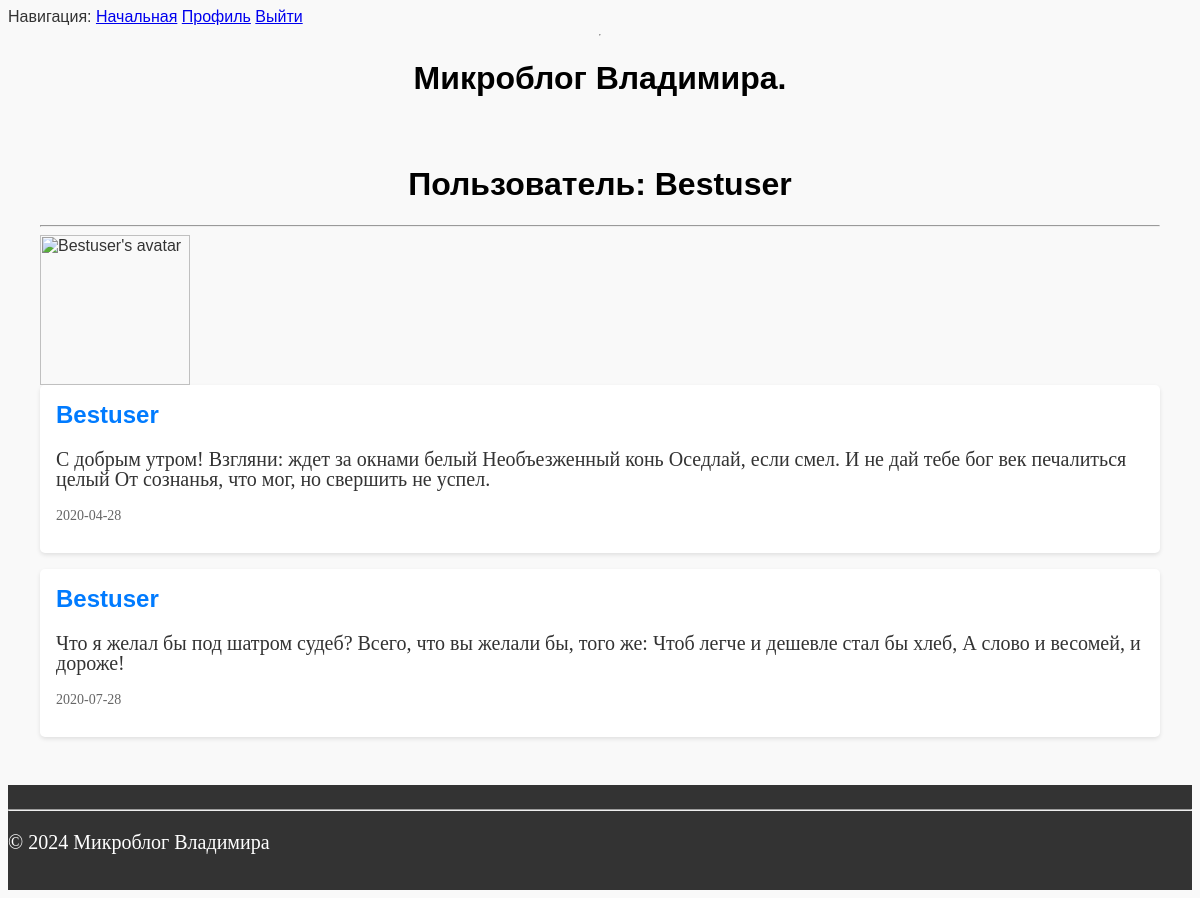
Page /user/Bestuser (signed in) on the committed database.
### app/models.py (models this page shows, shortened)
class User(UserMixin, db.Model):
    id = db.Column(db.Integer, primary_key=True)
    username = db.Column(db.String(80), unique=True, nullable=False)
    email = db.Column(db.String(120), unique=True, nullable=False)
    password_hash = db.Column(db.String(128), nullable=False)
    avatar = db.Column(db.String(120), default='default_avatar.png')
    def avatar_url(self):
        if self.avatar:
            return url_for('static', filename=f'avatars/{self.avatar}')
        return url_for('static', filename='avatars/default_avatar.png')

class Post(db.Model):
    id = db.Column(db.Integer, primary_key=True)
    title = db.Column(db.String(120), nullable=False)
    text = db.Column(db.Text, nullable=False)
    date = db.Column(db.Text, nullable=False)
    user_id = db.Column(db.Integer, db.ForeignKey('user.id'), nullable=False)
    user = db.relationship('User', backref=db.backref('posts', lazy=True))

### app/routes.py (the view)
@app.route('/user/<username>')
@login_required
def user(username):
    user = db.first_or_404(sa.select(User).where(User.username == username))
    posts = Post.query.filter_by(user_id=user.id).all()
    return render_template('user.html', user=user, posts=posts)

### app/models.py (called while the page is built)
@login.user_loader
def load_user(id):
    return db.session.get(User, int(id))

### app/templates/user.html
{% extends "base.html" %}
{% block content %}
    <h1>Пользователь: {{ user.username }}</h1>
    <hr>
    <img src="{{ user.avatar_url() }}" alt="{{ user.username }}'s avatar" width="150" height="150">
    {% for post in posts %}
    <article class="post">
        <h2>{{ post.title }} </h2>
        <p>{{ post.text }}</p>
        <p class="post-meta">{{ post.date }}</p>
    </article>
    {% endfor %}
{% endblock %}

### app/static/css/style.css (style rules this page uses)
body { background-color: #f9f9f9; color: #333; font-family: "Arial", sans-serif }
h1 { color: black; text-align: center; }
p { font-family: Times New Roman; font-size: 20px; }
.post { background-color: #fff; padding: 1rem; margin-bottom: 1rem; border-radius: 5px; box-shadow: 0 2px 4px rgba(0, 0, 0, 0.1) }
.post h2 { margin-top: 0; font-size: 1.5rem; color: #007BFF; }
.post p { line-height: 1.0; }
.post-meta { font-size: 0.875rem; color: #666; margin-top: 1rem; }

### rows in the picture
User: username "Bestuser"
Post: title "Bestuser", text "С добрым утром! Взгляни: ждет за окнами белый Необъезженный конь Оседлай, если смел. И не дай тебе бог век печалиться целый От сознанья, что мог, но свершить не успел.", date "2020-04-28"
Post: title "Bestuser", text "Что я желал бы под шатром судеб? Всего, что вы желали бы, того же: Чтоб легче и дешевле стал бы хлеб, А слово и весомей, и дороже!", date "2020-07-28"
